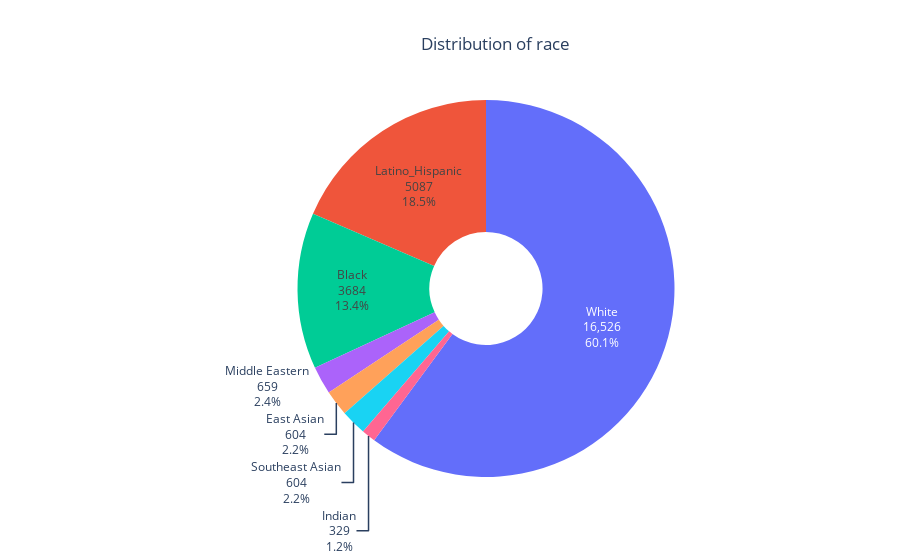

Notebook source saved alongside this figure:
### Code cell
df = pd.read_csv(load["train_label_path"])
plot_distribution(df["race"])

### Figure 1 — Plotly figure (JSON) as saved in the notebook; plotly's stock layout.template omitted (floating-point values rounded to 4 significant figures)
{"data": [{"hole": 0.3, "labels": ["White", "Latino_Hispanic", "Black", "Middle Eastern", "East Asian", "Southeast Asian", "Indian"], "textinfo": "label+percent+value", "type": "pie", "values": [16526, 5087, 3684, 659, 604, 604, 329]}], "layout": {"showlegend": false, "title": {"text": "Distribution of race", "x": 0.55}}}
